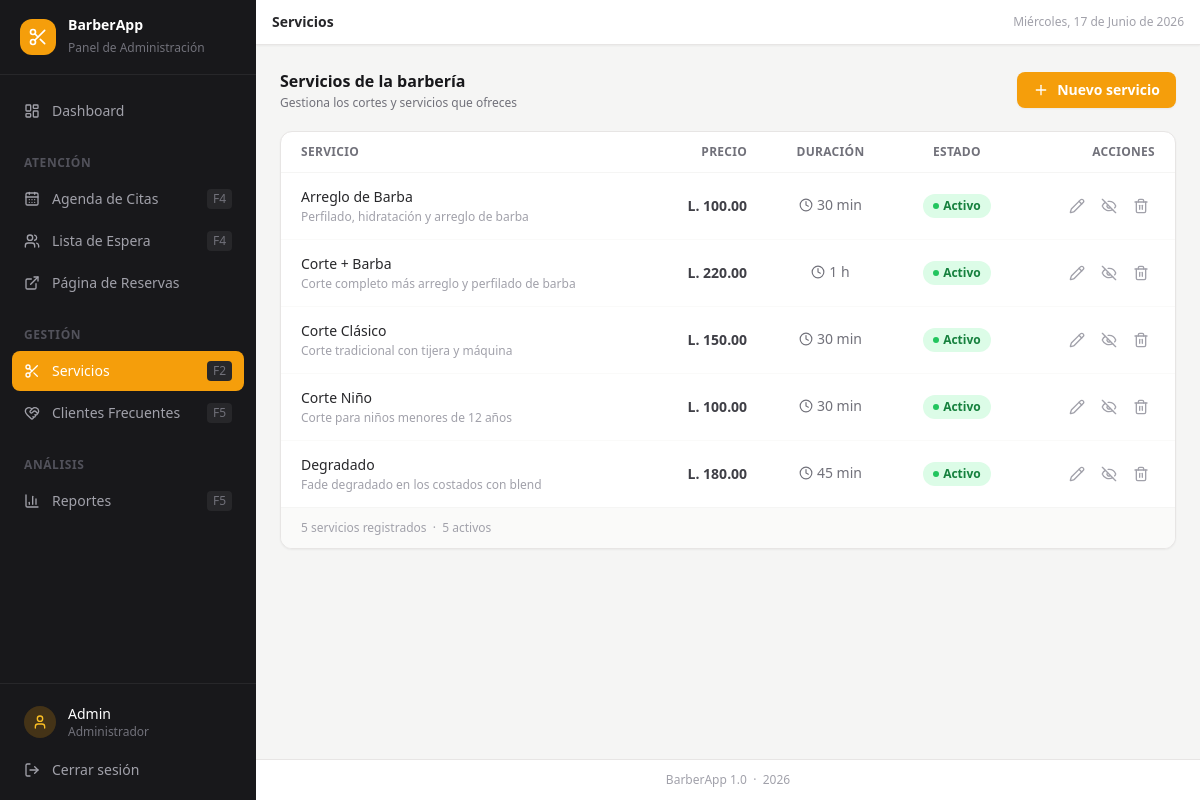
The page /servicios (signed in) on the database its author committed.
### tables this page shows
CREATE TABLE IF NOT EXISTS servicios (
    id                  INT UNSIGNED    AUTO_INCREMENT PRIMARY KEY,
    nombre              VARCHAR(100)    NOT NULL,
    descripcion         TEXT            DEFAULT NULL,
    precio              DECIMAL(8,2)    NOT NULL DEFAULT 0.00,
    duracion_minutos    INT             NOT NULL DEFAULT 30,
    activo              TINYINT(1)      NOT NULL DEFAULT 1,
    created_at          TIMESTAMP       DEFAULT CURRENT_TIMESTAMP,
    updated_at          TIMESTAMP       DEFAULT CURRENT_TIMESTAMP ON UPDATE CURRENT_TIMESTAMP
);

### controllers/ServicioController.php (called while the page is built, shortened)
<?php
class ServicioController extends BaseController {
    private Servicio $model;
    public function __construct() {
        $this->model = new Servicio();
    }
    public function index(): void {
        $servicios = $this->model->getAll();
        $this->render('servicios/index', [
            'pageTitle'  => 'Servicios',
            'activeNav'  => 'servicios',
            'servicios'  => $servicios,
            'csrf_token' => $this->csrfToken(),
        ]);
    }
}

### config/config.php (called while the page is built, shortened)
<?php
function url(string $path = ''): string {
    return BASE_URL . '/' . ltrim($path, '/');
}
function moneda(float $monto): string {
    return 'L. ' . number_format($monto, 2);
}
function duracionFmt(int $minutos): string {
    if ($minutos < 60) return "{$minutos} min";
    $h = intdiv($minutos, 60);
    $m = $minutos % 60;
    return $m > 0 ? "{$h} h {$m} min" : "{$h} h";
}

### config/database.php (called while the page is built, shortened)
<?php
class Database {
    private static ?PDO $instance = null;
    public static function connect(): PDO {
        if (self::$instance === null) {
            $host    = 'localhost';
            $dbname  = 'barberapp';
            $user    = 'root';
            $pass    = '';
            $charset = 'utf8mb4';
            $dsn = "mysql:host={$host};dbname={$dbname};charset={$charset}";
            $options = [
                PDO::ATTR_ERRMODE            => PDO::ERRMODE_EXCEPTION,
                PDO::ATTR_DEFAULT_FETCH_MODE => PDO::FETCH_ASSOC,
                PDO::ATTR_EMULATE_PREPARES   => false,
            ];
            try {
                self::$instance = new PDO($dsn, $user, $pass, $options);
            } catch (PDOException $e) {
                http_response_code(500);
                die('Error de conexión a la base de datos. Verifica que MySQL esté activo y que la base de datos "barberapp" exista.');
            }
        }
        return self::$instance;
    }
}

### models/BaseModel.php (called while the page is built, shortened)
<?php
abstract class BaseModel {
    public function __construct() {
        $this->db = Database::connect();
    }
}

### models/Servicio.php (called while the page is built, shortened)
<?php
class Servicio extends BaseModel {
    public function getAll(bool $soloActivos = false): array {
        $sql = 'SELECT * FROM servicios';
        $sql .= ' ORDER BY nombre ASC';
        return $this->db->query($sql)->fetchAll();
    }
}

### views/servicios/index.php (the view, shortened to what this page needs)
<div class="flex items-center justify-between mb-5">
    <div>
        <h2 class="text-base font-bold text-zinc-900">Servicios de la barbería</h2>
        <p class="text-xs text-zinc-500 mt-0.5">Gestiona los cortes y servicios que ofreces</p>
    </div>
    <a href="<?= url('servicios/crear') ?>"
       class="flex items-center gap-2 bg-amber-500 hover:bg-amber-600 text-white text-sm font-semibold
              px-4 py-2 rounded-lg transition-colors shadow-sm">
        <i data-lucide="plus" class="w-4 h-4"></i>
        Nuevo servicio
    </a>
</div>
<div class="bg-white rounded-xl border border-stone-200 shadow-sm overflow-hidden">
    <?php if (empty($servicios)): ?>
    <div class="p-12 text-center">
        <div class="w-14 h-14 bg-stone-100 rounded-full mx-auto flex items-center justify-center mb-4">
            <i data-lucide="scissors" class="w-6 h-6 text-zinc-400"></i>
        </div>
        <p class="text-sm font-semibold text-zinc-600">Sin servicios registrados</p>
        <p class="text-xs text-zinc-400 mt-1 mb-4">Agrega los cortes y servicios que ofrece tu barbería</p>
        <a href="<?= url('servicios/crear') ?>"
           class="inline-flex items-center gap-2 bg-amber-500 hover:bg-amber-600 text-white text-sm
                  font-semibold px-4 py-2 rounded-lg transition-colors">
            <i data-lucide="plus" class="w-4 h-4"></i>
            Agregar primer servicio
        </a>
    </div>
    <?php else: ?>
    <div class="overflow-x-auto">
        <table class="w-full text-sm">
            <thead>
                <tr class="border-b border-stone-100">
                    <th class="text-left px-5 py-3 text-xs font-semibold text-zinc-500 uppercase tracking-wide">Servicio</th>
                    <th class="text-right px-5 py-3 text-xs font-semibold text-zinc-500 uppercase tracking-wide hidden sm:table-cell">Precio</th>
                    <th class="text-center px-5 py-3 text-xs font-semibold text-zinc-500 uppercase tracking-wide hidden md:table-cell">Duración</th>
                    <th class="text-center px-5 py-3 text-xs font-semibold text-zinc-500 uppercase tracking-wide">Estado</th>
                    <th class="px-5 py-3 text-xs font-semibold text-zinc-500 uppercase tracking-wide text-right">Acciones</th>
                </tr>
            </thead>
            <tbody class="divide-y divide-stone-50">
                <?php foreach ($servicios as $s): ?>
                <tr class="hover:bg-stone-50 transition-colors">
                    <td class="px-5 py-3.5">
                        <div class="font-medium text-zinc-800"><?= htmlspecialchars($s['nombre']) ?></div>
                        <?php if ($s['descripcion']): ?>
                        <div class="text-xs text-zinc-400 mt-0.5 line-clamp-1">
                            <?= htmlspecialchars($s['descripcion']) ?>
                        </div>
                        <?php endif; ?>
                    </td>
                    <td class="px-5 py-3.5 text-right font-semibold text-zinc-700 hidden sm:table-cell">
                        <?= moneda((float)$s['precio']) ?>
                    </td>
                    <td class="px-5 py-3.5 text-center text-zinc-500 hidden md:table-cell">
                        <span class="inline-flex items-center gap-1">
                            <i data-lucide="clock" class="w-3.5 h-3.5"></i>
                            <?= duracionFmt((int)$s['duracion_minutos']) ?>
                        </span>
                    </td>
                    <td class="px-5 py-3.5 text-center">
                        <?php if ($s['activo']): ?>
                            <span class="inline-flex items-center gap-1 text-xs font-semibold bg-green-100 text-green-700 px-2.5 py-1 rounded-full">
                                <span class="w-1.5 h-1.5 bg-green-500 rounded-full"></span>Activo
                            </span>
                        <?php else: ?>
                            <span class="inline-flex items-center gap-1 text-xs font-semibold bg-zinc-100 text-zinc-500 px-2.5 py-1 rounded-full">
                                <span class="w-1.5 h-1.5 bg-zinc-400 rounded-full"></span>Inactivo
                            </span>
                        <?php endif; ?>
                    </td>
                    <td class="px-5 py-3.5">
                        <div class="flex items-center justify-end gap-1">
                            <a href="<?= url('servicios/editar') ?>?id=<?= $s['id'] ?>"
                               class="p-1.5 rounded-lg text-zinc-400 hover:text-amber-600 hover:bg-amber-50 transition-colors"
                               title="Editar">
                                <i data-lucide="pencil" class="w-4 h-4"></i>
                            </a>
                            <form method="POST" action="<?= url('servicios/toggle') ?>">
                                <button type="submit"
                                        class="p-1.5 rounded-lg transition-colors <?= $s['activo'] ? 'text-zinc-400 hover:text-zinc-600 hover:bg-zinc-100' : 'text-amber-500 hover:text-amber-700 hover:bg-amber-50' ?>"
                                        title="<?= $s['activo'] ? 'Desactivar' : 'Activar' ?>">
                                    <i data-lucide="<?= $s['activo'] ? 'eye-off' : 'eye' ?>" class="w-4 h-4"></i>
                                </button>
                            </form>
                            <form method="POST" action="<?= url('servicios/eliminar') ?>"
                                  x-data
                                  @submit.prevent="
                                    Swal.fire({
                                        title: '¿Eliminar servicio?',
                                        text: 'Si tiene citas asociadas, solo será desactivado.',
                                        icon: 'warning',
                                        showCancelButton: true,
                                        confirmButtonColor: '#dc2626',
                                        cancelButtonColor: '#6b7280',
                                        confirmButtonText: 'Sí, eliminar',
                                        cancelButtonText: 'Cancelar',
                                    }).then(r => r.isConfirmed && $el.submit())
                                  ">
                                <button type="submit"
                                        class="p-1.5 rounded-lg text-zinc-400 hover:text-red-600 hover:bg-red-50 transition-colors"
                                        title="Eliminar">
                                    <i data-lucide="trash-2" class="w-4 h-4"></i>
                                </button>
                            </form>
                        </div>
                    </td>
                </tr>
                <?php endforeach; ?>
            </tbody>
        </table>
    </div>
    <div class="px-5 py-3 border-t border-stone-100 bg-stone-50 text-xs text-zinc-400">
        <?= count($servicios) ?> servicio<?= count($servicios) !== 1 ? 's' : '' ?> registrado<?= count($servicios) !== 1 ? 's' : '' ?>
        &nbsp;·&nbsp;
        <?= count(array_filter($servicios, fn($s) => $s['activo'])) ?> activo<?= count(array_filter($servicios, fn($s) => $s['activo'])) !== 1 ? 's' : '' ?>
    </div>
    <?php endif; ?>
</div>

### rows shown on the page
servicios: nombre "Arreglo de Barba", descripcion "Perfilado, hidratación y arreglo de barba", precio "L. 100.00", duracion_minutos "30 min", activo 1 (drawn)
servicios: nombre "Corte + Barba", descripcion "Corte completo más arreglo y perfilado de barba", precio "L. 220.00", duracion_minutos "1 h", activo 1 (drawn)
servicios: nombre "Corte Clásico", descripcion "Corte tradicional con tijera y máquina", precio "L. 150.00", duracion_minutos "30 min", activo 1 (drawn)
servicios: nombre "Corte Niño", descripcion "Corte para niños menores de 12 años", precio "L. 100.00", duracion_minutos "30 min", activo 1 (drawn)
servicios: nombre "Degradado", descripcion "Fade degradado en los costados con blend", precio "L. 180.00", duracion_minutos "45 min", activo 1 (drawn)

### other values the page prints
$_SESSION['admin_nombre'] "Admin"
$pageTitle "Servicios"
fechaEsp('', 'completa') "Miércoles, 17 de Junio de 2026"
count($servicios) "5"
count(array_filter($servicios, fn($s) => $s['activo'])) "5"
APP_VERSION "1.0"
